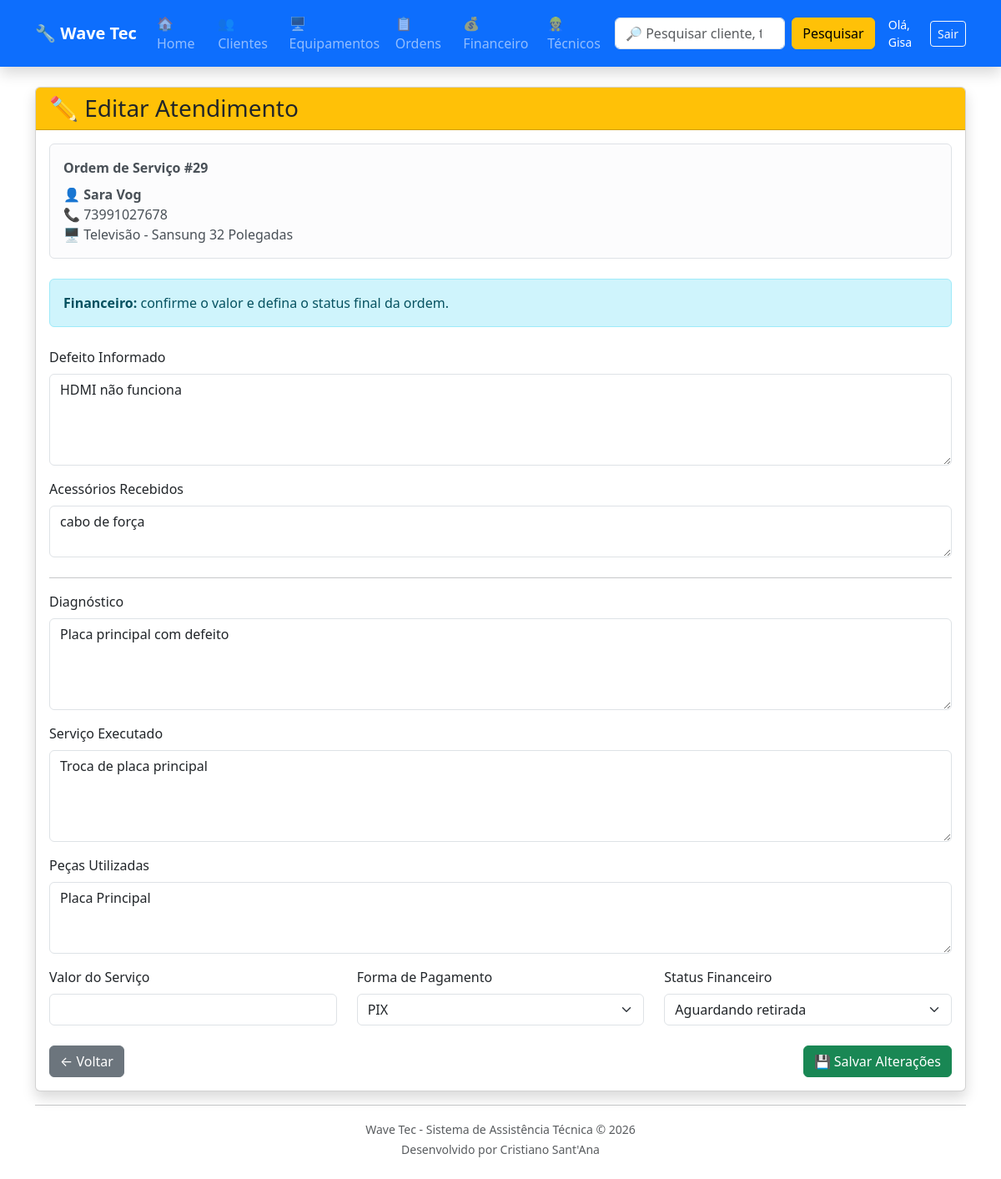
The app's page /atendimentos/editar/29/ (signed in) with its own data.
### ordens/models.py (models this page shows, shortened)
class OrdemServico(models.Model):
    STATUS = [
        ("ABERTA", "Aberta"),
        ("EM_ANALISE", "Em análise"),
        ("AGUARDANDO_PECA", "Aguardando peça"),
        ("EM_REPARO", "Em reparo"),
        ("PRONTO", "Pronto"),
        ("SEM_CONSERTO", "Sem conserto"),
        ("AGUARDANDO_RETIRADA", "Aguardando retirada"),
        ("ENTREGUE", "Entregue"),
    ]
    equipamento_cadastrado = models.ForeignKey(
        Equipamento,
        on_delete=models.CASCADE,
        related_name="ordens"
    )
    data_abertura = models.DateTimeField(
        auto_now_add=True
    )
    defeito = models.TextField()
    acessorios = models.TextField(
        blank=True
    )
    observacoes = models.TextField(
        blank=True
    )
    reparo = models.TextField(
        blank=True
    )
    valor = models.DecimalField(
        max_digits=10,
        decimal_places=2,
        default=0
    )
    forma_pagamento = models.CharField(
        max_length=30,
        blank=True
    )
    status = models.CharField(
        max_length=20,
        choices=STATUS,
        default="ABERTA"
    )
    @property
    def cliente(self):
        return self.equipamento_cadastrado.cliente

### equipamentos/models.py (models this page shows, shortened)
class Equipamento(models.Model):
    TIPOS = [
        ("TV", "Televisão"),
        ("NOTE", "Notebook"),
        ("PC", "Computador"),
        ("CEL", "Celular"),
        ("SOM", "Som"),
        ("MICRO", "Micro-ondas"),
        ("OUTRO", "Outro"),
    ]
    cliente = models.ForeignKey(
        Cliente,
        on_delete=models.CASCADE
    )
    tipo = models.CharField(
        max_length=20,
        choices=TIPOS
    )
    marca = models.CharField(
        max_length=50
    )
    modelo = models.CharField(
        max_length=50
    )
    numero_serie = models.CharField(
        max_length=100,
        blank=True
    )
    acessorios = models.TextField(
        blank=True
    )
    garantia = models.BooleanField(
        default=False
    )
    data_entrada = models.DateField(
        auto_now_add=True
    )
    status = models.CharField(
        max_length=30,
        default="Em análise"
    )

### clientes/models.py (models this page shows, shortened)
class Cliente(models.Model):
    nome = models.CharField(max_length=100)
    telefone = models.CharField(max_length=20)
    endereco = models.CharField(max_length=200)

### atendimentos/models.py (models this page shows, shortened)
class Atendimento(models.Model):
    STATUS = [
        ("EM_ANALISE", "Em análise"),
        ("AGUARDANDO_PECA", "Aguardando peça"),
        ("EM_REPARO", "Em reparo"),
        ("PRONTO", "Pronto"),
        ("SEM_CONSERTO", "Sem conserto"),
        ("AGUARDANDO_RETIRADA", "Aguardando retirada"),
        ("ENTREGUE", "Entregue"),
    ]
    ordem = models.OneToOneField(
        OrdemServico,
        on_delete=models.CASCADE,
        related_name="atendimento"
    )
    diagnostico = models.TextField(
        blank=True
    )
    servico_executado = models.TextField(
        blank=True
    )
    pecas_utilizadas = models.TextField(
        blank=True
    )
    valor = models.DecimalField(
        max_digits=10,
        decimal_places=2,
        default=0
    )
    forma_pagamento = models.CharField(
        max_length=30,
        blank=True
    )
    status = models.CharField(
        max_length=20,
        choices=STATUS,
        default="EM_ANALISE"
    )
    data_inicio = models.DateTimeField(
        auto_now_add=True
    )
    data_finalizacao = models.DateTimeField(
        null=True,
        blank=True
    )

### atendimentos/views.py (the view, shortened to what this page needs)
@login_required
@tecnico_required
def editar_atendimento(request, ordem_id):
    ordem = get_object_or_404(
        OrdemServico,
        id=ordem_id
    )
    atendimento = get_object_or_404(
        Atendimento,
        ordem=ordem
    )
    return render(
        request,
        "atendimentos/editar_atendimento.html",
        {
            "ordem": ordem,
            "atendimento": atendimento,
        }
    )

### atendimentos/templates/atendimentos/editar_atendimento.html (shortened to what this page needs)
{% extends "base.html" %}
{% block content %}
<div class="card shadow">
    <div class="card-header bg-warning text-dark">
        <h3 class="mb-0">
            ✏️ Editar Atendimento
        </h3>
    </div>
    <div class="card-body">
        <div class="alert alert-light border mb-4">
            <strong>
                Ordem de Serviço #{{ ordem.id }}
            </strong>
            <div class="mt-2">
                👤 <strong>{{ ordem.cliente.nome }}</strong>
                <br>
                📞 {{ ordem.cliente.telefone }}
                <br>
                🖥 {{ ordem.equipamento_cadastrado.get_tipo_display }}
                -
                {{ ordem.equipamento_cadastrado.marca }}
                {{ ordem.equipamento_cadastrado.modelo }}
            </div>
        </div>
        {% if user.is_superuser or user.tecnico.perfil == 'ADMIN' %}
        <div class="alert alert-info mb-4">
            <strong>Financeiro:</strong> confirme o valor e defina o status final da ordem.
        </div>
        {% else %}
        <div class="alert alert-warning mb-4">
            <strong>Técnico:</strong> informe o serviço concluído e deixe o status em <strong>Pronto</strong> para a análise financeira.
        </div>
        {% endif %}
        <div class="mb-3">
            <label class="form-label">
                Defeito Informado
            </label>
            <textarea
                class="form-control"
                rows="4"
                readonly>{{ ordem.defeito }}</textarea>
        </div>
        <div class="mb-4">
            <label class="form-label">
                Acessórios Recebidos
            </label>
            <textarea
                class="form-control"
                rows="2"
                readonly>{{ ordem.equipamento_cadastrado.acessorios }}</textarea>
        </div>
        <hr>
        <form method="POST">
            <div class="mb-3">
                <label class="form-label">
                    Diagnóstico
                </label>
                <textarea
                    name="diagnostico"
                    class="form-control"
                    rows="4">{{ atendimento.diagnostico }}</textarea>
            </div>
            <div class="mb-3">
                <label class="form-label">
                    Serviço Executado
                </label>
                <textarea
                    name="servico_executado"
                    class="form-control"
                    rows="4">{{ atendimento.servico_executado }}</textarea>
            </div>
            <div class="mb-3">
                <label class="form-label">
                    Peças Utilizadas
                </label>
                <textarea
                    name="pecas_utilizadas"
                    class="form-control"
                    rows="3">{{ atendimento.pecas_utilizadas }}</textarea>
            </div>
            <div class="row">
                <div class="col-md-4">
                    <label class="form-label">
                        Valor do Serviço
                    </label>
                    <input
                        type="number"
                        step="0.01"
                        min="0"
                        name="valor"
                        class="form-control"
                        value="{{ atendimento.valor|floatformat:2 }}">
                </div>
                {% if user.is_superuser or user.tecnico.perfil == 'ADMIN' %}
                <div class="col-md-4">
                    <label class="form-label">
                        Forma de Pagamento
                    </label>
                    <select
                        name="forma_pagamento"
                        class="form-select">
                        <option value="PIX"
                            {% if atendimento.forma_pagamento == "PIX" %}
                                selected
                            {% endif %}>
                            PIX
                        </option>
                    </select>
                </div>
                <div class="col-md-4">
                    <label class="form-label">
                        Status Financeiro
                    </label>
                    <select
                        name="status"
                        class="form-select">
                        <option value="AGUARDANDO_RETIRADA" {% if atendimento.status == 'AGUARDANDO_RETIRADA' %}selected{% endif %}>Aguardando retirada</option>
                    </select>
                </div>
                {% endif %}
            </div>
            <div class="d-flex justify-content-between mt-4">
                <a
                    href="{% url 'lista_ordens' %}"
                    class="btn btn-secondary">
                    ← Voltar
                </a>
                <button
                    type="submit"
                    class="btn btn-success">
                    💾 Salvar Alterações
                </button>
            </div>
        </form>
    </div>
</div>
{% endblock %}

### templates/base.html (shortened to what this page needs)
<!DOCTYPE html>
<html lang="pt-br">
<head>
    <link href="https://cdn.jsdelivr.net/npm/bootstrap@5.3.7/dist/css/bootstrap.min.css" rel="stylesheet">
</head>
<body>
<nav class="navbar navbar-expand-lg navbar-dark bg-primary shadow">
    <div class="container">
        <a class="navbar-brand fw-bold" href="/">
            🔧 Wave Tec
        </a>
        <div class="collapse navbar-collapse" id="menu">
            <ul class="navbar-nav me-auto">
                <li class="nav-item">
                    <a class="nav-link" href="/">
                        🏠 Home
                    </a>
                </li>
                <li class="nav-item">
                    <a class="nav-link" href="/clientes/">
                    </a>
                </li>
                <li class="nav-item">
                    <a class="nav-link" href="/equipamentos/">
                        🖥 Equipamentos
                    </a>
                </li>
                <li class="nav-item">
                    <a class="nav-link" href="/ordens/">
                        📋 Ordens
                    </a>
                </li>
                <li class="nav-item">
                    <a class="nav-link" href="/financeiro/">
                        💰 Financeiro
                    </a>
                </li>
                {% if user.is_superuser or user.tecnico.perfil == 'ADMIN' %}
                <li class="nav-item">
                    <a class="nav-link" href="/usuarios/">
                        👷 Técnicos
                    </a>
                </li>
                {% endif %}
            </ul>
            <form
                class="d-flex"
                method="GET"
                action="/pesquisa/">
                <input
                    class="form-control me-2"
                    type="search"
                    name="q"
                    placeholder="🔎 Pesquisar cliente, telefone, equipamento..."
                    autocomplete="off">
                <button
                    class="btn btn-warning"
                    type="submit">
                    Pesquisar
                </button>
            </form>
            {% if user.is_authenticated %}
                <div class="d-flex align-items-center gap-2 ms-3 text-white">
                    <span class="small">Olá, {{ user.username }}</span>
                    <form method="post" action="{% url 'logout' %}" class="d-inline">
                        <button type="submit" class="btn btn-outline-light btn-sm">Sair</button>
                    </form>
                </div>
            {% endif %}
        </div>
    </div>
</nav>
<div class="container mt-4">
    {% block content %}
    {% endblock %}
    <hr>
    <div class="text-center text-muted mb-4">
        <small>
            Wave Tec - Sistema de Assistência Técnica © 2026
            <br>
            Desenvolvido por Cristiano Sant'Ana
        </small>
    </div>
</div>
</body>
</html>

### records on screen
OrdemServico: id "29", cliente.nome "Sara Vog", cliente.telefone "73991027678", equipamento_cadastrado.tipo "Televisão", equipamento_cadastrado.marca "Sansung", equipamento_cadastrado.modelo "32 Polegadas", defeito "HDMI não funciona", equipamento_cadastrado.acessorios "cabo de força"
Atendimento: diagnostico "Placa principal com defeito", servico_executado "Troca de placa principal", pecas_utilizadas "Placa Principal", forma_pagamento "PIX", status "Aguardando retirada"

### other values on screen
{{ user.username }} "Gisa"
